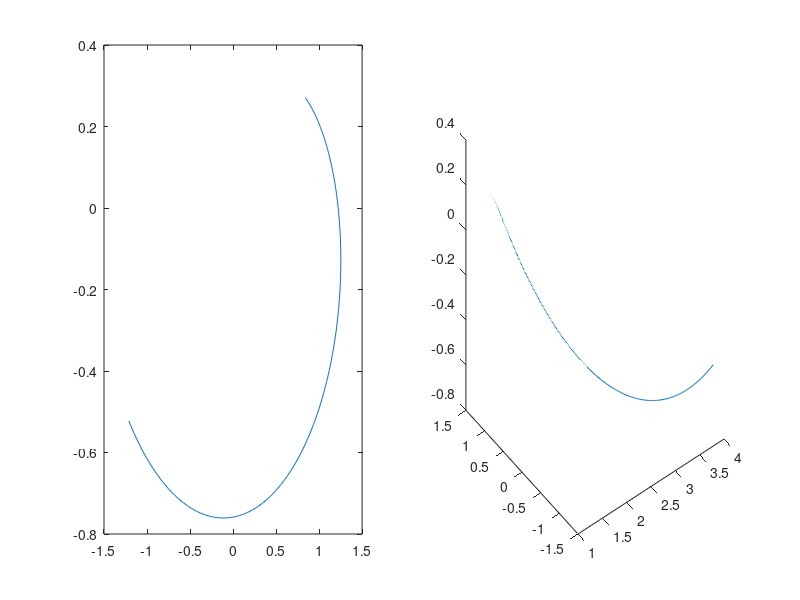

MATLAB code to generate this figure:
clc
clear all
t=1:0.01:4;
x=2.*t.*sin(t)./(t+1);
y=t.*cos(t)./(t+1);
subplot(1,2,1);
plot(x,y);
subplot(1,2,2);
plot3(t,x,y);